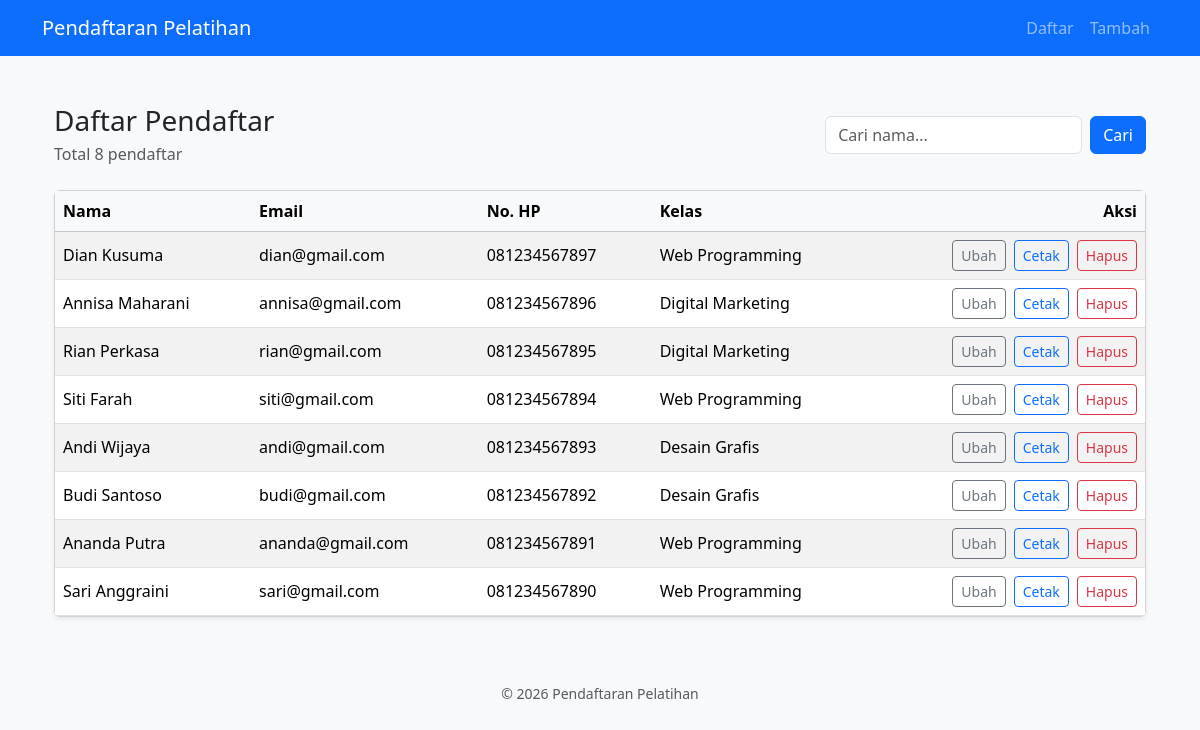
/admin.php (signed in), run on the app's committed database.
### tables this page shows
CREATE TABLE IF NOT EXISTS pendaftar (
    id INT AUTO_INCREMENT PRIMARY KEY,
    nama VARCHAR(100) NOT NULL,
    email VARCHAR(120) NOT NULL UNIQUE,
    no_hp VARCHAR(20) NOT NULL,
    alamat TEXT NULL,
    kelas_id INT NOT NULL,
    tgl_daftar TIMESTAMP DEFAULT CURRENT_TIMESTAMP,
    CONSTRAINT fk_pendaftar_kelas FOREIGN KEY (kelas_id) REFERENCES kelas (id)
        ON DELETE RESTRICT ON UPDATE CASCADE
);

CREATE TABLE IF NOT EXISTS kelas (
    id INT AUTO_INCREMENT PRIMARY KEY,
    nama_kelas VARCHAR(100) NOT NULL,
    kuota INT NOT NULL DEFAULT 30
);

### src/pendaftar.php (called while the page is built, shortened)
<?php
function hitungPendaftar(PDO $pdo, string $kata): int
{
    $stmt = $pdo->prepare('SELECT COUNT(*) FROM pendaftar WHERE nama LIKE :kata');
    $stmt->execute(['kata' => '%' . $kata . '%']);
    return (int) $stmt->fetchColumn();
}
function ambilPendaftar(PDO $pdo, string $kata, int $batas, int $offset): array
{
    $sql = 'SELECT p.id, p.nama, p.email, p.no_hp, k.nama_kelas
            FROM pendaftar p JOIN kelas k ON k.id = p.kelas_id
            WHERE p.nama LIKE :kata
            ORDER BY p.id DESC LIMIT :batas OFFSET :offset';
    $stmt = $pdo->prepare($sql);
    $stmt->bindValue(':kata', '%' . $kata . '%');
    $stmt->bindValue(':batas', $batas, PDO::PARAM_INT);
    $stmt->bindValue(':offset', $offset, PDO::PARAM_INT);
    $stmt->execute();
    return $stmt->fetchAll();
}

### src/helpers.php (called while the page is built, shortened)
<?php
function e(?string $teks): string
{
    return htmlspecialchars($teks ?? '', ENT_QUOTES, 'UTF-8');
}

### public/admin.php (the view, shortened to what this page needs)
<?php
$pdo = getConnection();
$kata = trim((string) ($_GET['q'] ?? ''));
$perHalaman = 10;
$total = hitungPendaftar($pdo, $kata);
$jumlahHalaman = max(1, (int) ceil($total / $perHalaman));
$halaman = min($jumlahHalaman, max(1, (int) ($_GET['hal'] ?? 1)));
$daftar = ambilPendaftar($pdo, $kata, $perHalaman, ($halaman - 1) * $perHalaman);
require __DIR__ . '/../templates/header.php';
?>
<main class="container py-4">
  <div class="d-flex flex-wrap justify-content-between align-items-center gap-3 mb-4">
    <div>
      <h1 class="h3 mb-1">Daftar Pendaftar</h1>
      <p class="text-muted mb-0">Total <?= (int) $total ?> pendaftar</p>
    </div>
    <form method="get" class="d-flex gap-2" role="search">
      <input
        id="q"
        name="q"
        type="search"
        class="form-control"
        placeholder="Cari nama..."
        value="<?= e($kata) ?>"
      >
      <button type="submit" class="btn btn-primary">Cari</button>
    </form>
  </div>
  <?php if ($daftar === []): ?>
    <div class="alert alert-info mb-0">Tidak ada data pendaftar.</div>
  <?php else: ?>
    <div class="card shadow-sm">
      <div class="table-responsive">
        <table class="table table-striped table-hover align-middle mb-0">
          <thead class="table-light">
            <tr>
              <th scope="col">Nama</th>
              <th scope="col">Email</th>
              <th scope="col">No. HP</th>
              <th scope="col">Kelas</th>
              <th scope="col" class="text-end">Aksi</th>
            </tr>
          </thead>
          <tbody>
            <?php foreach ($daftar as $p): ?>
              <tr>
                <td><?= e($p['nama']) ?></td>
                <td><?= e($p['email']) ?></td>
                <td><?= e($p['no_hp']) ?></td>
                <td><?= e($p['nama_kelas']) ?></td>
                <td>
                  <div class="d-flex justify-content-end flex-wrap gap-2">
                    <a
                      class="btn btn-sm btn-outline-secondary"
                      href="ubah.php?id=<?= (int) $p['id'] ?>"
                    >Ubah</a>
                    <a
                      class="btn btn-sm btn-outline-primary"
                      href="cetak.php?id=<?= (int) $p['id'] ?>"
                      target="_blank"
                      rel="noopener"
                    >Cetak</a>
                    <form method="post" action="hapus.php" class="d-inline">
                      <button type="submit" class="btn btn-sm btn-outline-danger">
                        Hapus
                      </button>
                    </form>
                  </div>
                </td>
              </tr>
            <?php endforeach; ?>
          </tbody>
        </table>
      </div>
    </div>
  <?php endif; ?>
</main>
<?php require __DIR__ . '/../templates/footer.php'; ?>

### data on the page
pendaftar: nama "Dian Kusuma", email "dian@gmail.com", no_hp "081234567897", kelas.nama_kelas "Web Programming"
pendaftar: nama "Annisa Maharani", email "annisa@gmail.com", no_hp "081234567896", kelas.nama_kelas "Digital Marketing"
pendaftar: nama "Rian Perkasa", email "rian@gmail.com", no_hp "081234567895", kelas.nama_kelas "Digital Marketing"
pendaftar: nama "Siti Farah", email "siti@gmail.com", no_hp "081234567894", kelas.nama_kelas "Web Programming"
pendaftar: nama "Andi Wijaya", email "andi@gmail.com", no_hp "081234567893", kelas.nama_kelas "Desain Grafis"
pendaftar: nama "Budi Santoso", email "budi@gmail.com", no_hp "081234567892", kelas.nama_kelas "Desain Grafis"
pendaftar: nama "Ananda Putra", email "ananda@gmail.com", no_hp "081234567891", kelas.nama_kelas "Web Programming"
pendaftar: nama "Sari Anggraini", email "sari@gmail.com", no_hp "081234567890", kelas.nama_kelas "Web Programming"

### other printed values
$total "8"
